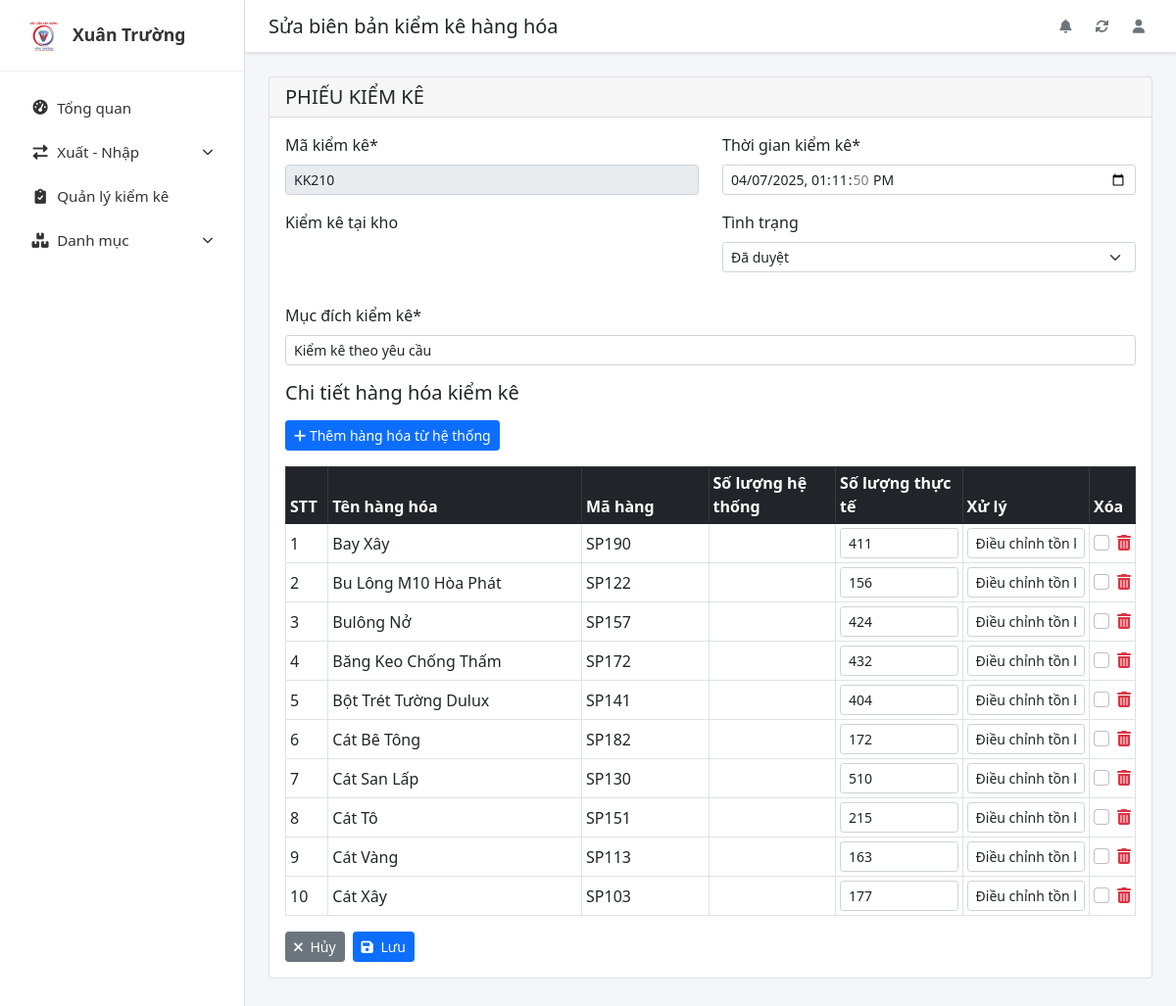
Screenshot of /app/kiem-ke/KK210/update/ with the database file from the repository.
### cuoiky/models.py (models this page shows, shortened)
class KiemKe(models.Model):
    ma_kiemke = models.CharField(max_length=50, primary_key=True, verbose_name="Mã kiểm kê")
    muc_dich = models.CharField(max_length=255, blank=True, null=True, verbose_name="Mục đích")
    thoi_gian = models.DateTimeField(default=timezone.now, verbose_name="Thời gian kiểm kê")
    tinh_trang = models.CharField(
        max_length=50,
        choices=TINH_TRANG_KIEMKE_CHOICES,
        default='CHO_DUYET',
        verbose_name="Tình trạng phiếu"
    )
    tao_boi = models.ForeignKey(
        settings.AUTH_USER_MODEL,
        on_delete=models.SET_NULL,
        null=True,
        blank=True,
        related_name='phieu_kiem_ke',
        verbose_name="Người tạo"
    )
    ngay_tao = models.DateTimeField(auto_now_add=True, verbose_name="Ngày tạo phiếu")
    class Meta:
        verbose_name = "Phiếu Kiểm Kê"
        verbose_name_plural = "Phiếu Kiểm Kê"
        ordering = ['-ngay_tao']

class ChiTietKiemKe(models.Model):
    phieu_kiem_ke = models.ForeignKey(
        KiemKe,
        on_delete=models.CASCADE,
        related_name='chi_tiet_kiem_ke',
        verbose_name="Phiếu kiểm kê"
    )
    hang_hoa = models.ForeignKey(
        HangHoa,
        on_delete=models.PROTECT,
        related_name='chi_tiet_kiem_ke',
        verbose_name="Hàng hóa"
    )
    so_luong_he_thong = models.PositiveIntegerField(verbose_name="Số lượng hệ thống (lúc KK)")
    so_luong_tai_kho = models.PositiveIntegerField(verbose_name="Số lượng thực tế")
    chenh_lech = models.IntegerField(verbose_name="Chênh lệch", editable=False)
    xu_ly = models.CharField(max_length=255, blank=True, null=True, verbose_name="Hướng xử lý")
    class Meta:
        verbose_name = "Chi Tiết Kiểm Kê"
        verbose_name_plural = "Chi Tiết Kiểm Kê"
        unique_together = ('phieu_kiem_ke', 'hang_hoa')
        ordering = ['phieu_kiem_ke', 'hang_hoa']

class HangHoa(models.Model):
    ma_hang = models.CharField(max_length=50, primary_key=True, verbose_name="Mã hàng")
    ten_hang = models.CharField(max_length=255, verbose_name="Tên hàng")
    nhom_hang = models.CharField(max_length=100, verbose_name="Nhóm hàng")
    url_image = models.ImageField(upload_to='images/hanghoa/', blank=True, null=True, verbose_name="Ảnh sản phẩm")
    don_vi_tinh = models.CharField(max_length=50, verbose_name="Đơn vị tính")
    han_su_dung = models.DateField(blank=True, null=True, verbose_name="Hạn sử dụng")
    mo_ta = models.TextField(blank=True, null=True, verbose_name="Mô tả")
    so_luong_he_thong = models.PositiveIntegerField(default=0, verbose_name="Số lượng hệ thống")
    tinh_trang = models.CharField(
        max_length=50,
        choices=TINH_TRANG_TONKHO_CHOICES,
        default='CON_HANG',
        verbose_name="Tình trạng tồn cuoiky"
    )
    class Meta:
        verbose_name = "Hàng Hóa"
        verbose_name_plural = "Hàng Hóa"
        ordering = ['ten_hang']

### cuoiky/views.py (the view)
# urls.py: path('kiem-ke/<str:ma_kiemke>/update/', views.kiemke_update, name='kiemke-update'),
def kiemke_update(request, ma_kiemke):
    kiemke = get_object_or_404(KiemKe, ma_kiemke=ma_kiemke)
    if request.method == 'POST':
        kiemke_form = KiemKeForm(request.POST, instance=kiemke)
        chitiet_formset = ChiTietKiemKeFormSetUpdate(request.POST, instance=kiemke)
        if kiemke_form.is_valid() and chitiet_formset.is_valid():
            try:
                with transaction.atomic():
                    kiemke_form.save()  # Lưu thông tin chung của phiếu kiểm kê
                    chitiet_formset.save()  # Lưu các chi tiết kiểm kê (cập nhật/tạo mới/xóa)
                messages.success(request, 'Phiếu kiểm kê đã được cập nhật thành công.')
                return redirect(reverse('kiemke-detail', kwargs={'ma_kiemke': kiemke.ma_kiemke}))
            except Exception as e:
                messages.error(request, f'Đã có lỗi xảy ra khi cập nhật: {e}')
        else:
            messages.error(request, 'Dữ liệu không hợp lệ. Vui lòng kiểm tra lại.')
    else:
        kiemke_form = KiemKeForm(instance=kiemke)
        chitiet_formset = ChiTietKiemKeFormSetUpdate(instance=kiemke)
    context = {
        'kiemke_form': kiemke_form,
        'chitiet_formset': chitiet_formset,
        'kiemke': kiemke,
    }
    return render(request, 'cuoiky/kiemke_update.html', context)

### cuoiky/forms.py
class KiemKeForm(forms.ModelForm):
    thoi_gian = forms.DateTimeField(
        widget=forms.DateTimeInput(attrs={'type': 'datetime-local'}),
        label='Thời gian kiểm kê'
    )
    class Meta:
        model = KiemKe
        fields = ['ma_kiemke', 'muc_dich', 'thoi_gian', 'tinh_trang']

### cuoiky/templates/cuoiky/kiemke_update.html (shortened to what this page needs)
{% extends 'cuoiky/base.html' %}
{% load static %}
{% load widget_tweaks %}
{% block page_title %}Sửa biên bản kiểm kê hàng hóa{% endblock %}
{% block content %}
    <div class="card mb-4">
        <div class="card-header">
            <h5 class="mb-0">PHIẾU KIỂM KÊ</h5>
        </div>
        <div class="card-body">
            <form method="post" id="kiemkeForm">
                <div class="row mb-3">
                    <div class="col-md-6">
                        <div class="mb-3">
                            <label for="{{ kiemke_form.ma_kiemke.id_for_label }}" class="form-label form-label-sm">Mã kiểm kê*</label>
                            {{ kiemke_form.ma_kiemke|attr:"class:form-control form-control-sm"|attr:"readonly:readonly" }}
                        </div>
                        <div class="mb-3">
                            <label for="{{ kiemke_form.kiem_ke_tai_kho.id_for_label }}" class="form-label form-label-sm">Kiểm kê tại kho</label>
                        </div>
                    </div>
                    <div class="col-md-6">
                        <div class="mb-3">
                            <label for="{{ kiemke_form.thoi_gian.id_for_label }}" class="form-label form-label-sm">Thời gian kiểm kê*</label>
                            {{ kiemke_form.thoi_gian|attr:"class:form-control form-control-sm" }}
                        </div>
                        <div class="mb-3">
                            <label for="{{ kiemke_form.tinh_trang.id_for_label }}" class="form-label form-label-sm">Tình trạng</label>
                            {{ kiemke_form.tinh_trang|attr:"class:form-select form-select-sm" }}
                        </div>
                    </div>
                </div>
                <div class="mb-3">
                    <label for="{{ kiemke_form.muc_dich.id_for_label }}" class="form-label form-label-sm">Mục đích kiểm kê*</label>
                    {{ kiemke_form.muc_dich|attr:"class:form-control form-control-sm"|attr:"rows:2" }}
                </div>
                <h5 class="mb-3">Chi tiết hàng hóa kiểm kê</h5>
                <div class="mb-3">
                    <button type="button" class="btn btn-primary btn-sm" id="add-item-system-btn" data-bs-toggle="modal" data-bs-target="#addItemsModal">
                        <i class="fas fa-plus"></i> Thêm hàng hóa từ hệ thống
                    </button>
                </div>
                <div class="table-responsive">
                    <table class="table table-bordered table-hover table-sm" id="chitiet-table">
                        <thead class="table-dark">
                            <tr>
                                <th style="width: 5%">STT</th>
                                <th style="width: 30%">Tên hàng hóa</th>
                                <th style="width: 15%">Mã hàng</th>
                                <th style="width: 15%">Số lượng hệ thống</th>
                                <th style="width: 15%">Số lượng thực tế</th>
                                <th style="width: 15%">Xử lý</th>
                                <th style="width: 5%">Xóa</th>
                            </tr>
                        </thead>
                        <tbody id="chitiet-body">
                            {% for form in chitiet_formset %}
                                <tr class="hang-hoa-row">
                                    <td class="row-number">{{ forloop.counter }}</td>
                                    <td>
                                        {% if form.instance.hang_hoa %}
                                            {{ form.instance.hang_hoa.ten_hang }}
                                        {% endif %}
                                    </td>
                                    <td class="ma-hang-display">
                                        {% if form.instance.hang_hoa %}
                                            {{ form.instance.hang_hoa.ma_hang }}
                                        {% endif %}
                                    </td>
                                    <td>
                                    </td>
                                    <td>
                                        {{ form.so_luong_tai_kho|attr:"class:form-control form-control-sm so-luong-thuc-te" }}
                                    </td>
                                    <td>
                                        {{ form.xu_ly|attr:"class:form-control form-control-sm xu-ly" }}
                                    </td>
                                    <td class="text-center">
                                        {% if chitiet_formset.can_delete %}
                                        <div class="form-check">
                                            {{ form.DELETE|attr:"class:form-check-input" }}
                                            <label for="{{ form.DELETE.id_for_label }}" class="delete-row">
                                                <i class="fas fa-trash-alt"></i>
                                            </label>
                                        </div>
                                        {% endif %}
                                    </td>
                                </tr>
                            {% endfor %}
                        </tbody>
                    </table>
                </div>
                <div class="d-flex gap-2">
                    <a href="{% url 'kiemke-detail' ma_kiemke=kiemke.ma_kiemke %}" class="btn btn-secondary btn-sm">
                        <i class="fas fa-times me-1"></i> Hủy
                    </a>
                    <button type="submit" class="btn btn-primary btn-sm" id="save-button">
                        <i class="fas fa-save me-1"></i> Lưu
                    </button>
                </div>
            </form>
        </div>
    </div>
{% endblock %}

### cuoiky/templates/cuoiky/base.html (style rules this page uses)
body { display: flex; min-height: 100vh; background-color: #f4f6f9; }

### cuoiky/templates/cuoiky/kiemke_update.html (style rules this page uses)
.delete-row { color: #dc3545; cursor: pointer; }
.hang-hoa-row td { vertical-align: middle; }

### rows the page displays
KiemKe: ma_kiemke "KK210", thoi_gian "04/07/2025 13:11:50", tinh_trang "Đã duyệt", muc_dich "Kiểm kê theo yêu cầu"
ChiTietKiemKe: instance.hang_hoa.ten_hang "Bay Xây", instance.hang_hoa.ma_hang "SP190"
ChiTietKiemKe: instance.hang_hoa.ten_hang "Bu Lông M10 Hòa Phát", instance.hang_hoa.ma_hang "SP122"
ChiTietKiemKe: instance.hang_hoa.ten_hang "Bulông Nở", instance.hang_hoa.ma_hang "SP157"
ChiTietKiemKe: instance.hang_hoa.ten_hang "Băng Keo Chống Thấm", instance.hang_hoa.ma_hang "SP172"
ChiTietKiemKe: instance.hang_hoa.ten_hang "Bột Trét Tường Dulux", instance.hang_hoa.ma_hang "SP141"
ChiTietKiemKe: instance.hang_hoa.ten_hang "Cát Bê Tông", instance.hang_hoa.ma_hang "SP182"
ChiTietKiemKe: instance.hang_hoa.ten_hang "Cát San Lấp", instance.hang_hoa.ma_hang "SP130"
ChiTietKiemKe: instance.hang_hoa.ten_hang "Cát Tô", instance.hang_hoa.ma_hang "SP151"
ChiTietKiemKe: instance.hang_hoa.ten_hang "Cát Vàng", instance.hang_hoa.ma_hang "SP113"
ChiTietKiemKe: instance.hang_hoa.ten_hang "Cát Xây", instance.hang_hoa.ma_hang "SP103"
